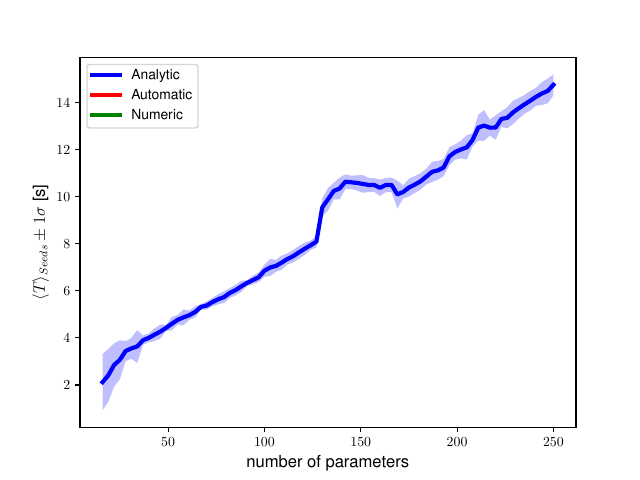

This chart was generated by the following Python code:
import numpy as nump
import matplotlib.pyplot as py
import sys,os
from matplotlib import rc
rc('font', **{'family': 'sans-serif', 'sans-serif': ['Helvetica']})
rc('text', usetex=True)

strategies=["Analytic","Automatic","Numeric"]
colors={}
colors["Analytic"]="blue"
colors["Automatic"]="red"
colors["Numeric"]="green"

output={}

#loading
for strategy in strategies:
    output[strategy]={}
    strategy_path = "output/"+strategy
    if not os.path.isdir(strategy_path): 
        continue
    
    all_txts=[f for f in os.listdir(strategy_path) if os.path.isfile(os.path.join(strategy_path,f))]
    all_txts.sort()
    for np_str in all_txts:
        np = int(np_str.split(".dat")[0])
        output[strategy][np]={}
        np_txt = open("output/"+strategy+"/"+np_str, "r")
        np_contents = np_txt.readlines()

        for i, np_line in enumerate(np_contents):
            if i==0: continue
            Seed = float(np_line.split()[0])
            output[strategy][np][Seed] = {}
            output[strategy][np][Seed]["hid1"]=float(np_line.split()[2])
            output[strategy][np][Seed]["chi2"]=float(np_line.split()[3])
            output[strategy][np][Seed]["time"]=float(np_line.split()[4])

ax = py.subplot(111)

for strategy in strategies:
    strategy_path = "output/"+strategy
    if not os.path.isdir(strategy_path):
        continue

    nps = []
    avg_times = []
    std_times = []

    for np in sorted(output[strategy].keys()):
        times = []

        for Seed in output[strategy][np].keys():
            times.append(output[strategy][np][Seed]["time"])
        
        avg_time = nump.mean(times)
        std_time = nump.std(times)

        nps.append(np)
        avg_times.append(avg_time)
        std_times.append(std_time)

    ax.plot(nps, avg_times, ls='-', color=colors[strategy],
            label=strategy, lw=3)

    ax.fill_between(nps, list(nump.array(avg_times)+nump.array(std_times)), list(nump.array(avg_times)-nump.array(std_times)),facecolor=colors[strategy], alpha=0.25, edgecolor=None, lw=1)

#ax.text(0.72, 0.78, A_ref[A], fontsize=40, transform=ax.transAxes)
ax.set_xlabel(r'number of parameters', fontsize=12)
ax.set_ylabel(r'$\langle T \rangle_{Seeds} \pm 1\sigma$ [s]', fontsize=12)
ax.legend(loc='upper left')

py.savefig('time_comparison.pdf')
py.cla()
py.clf()
